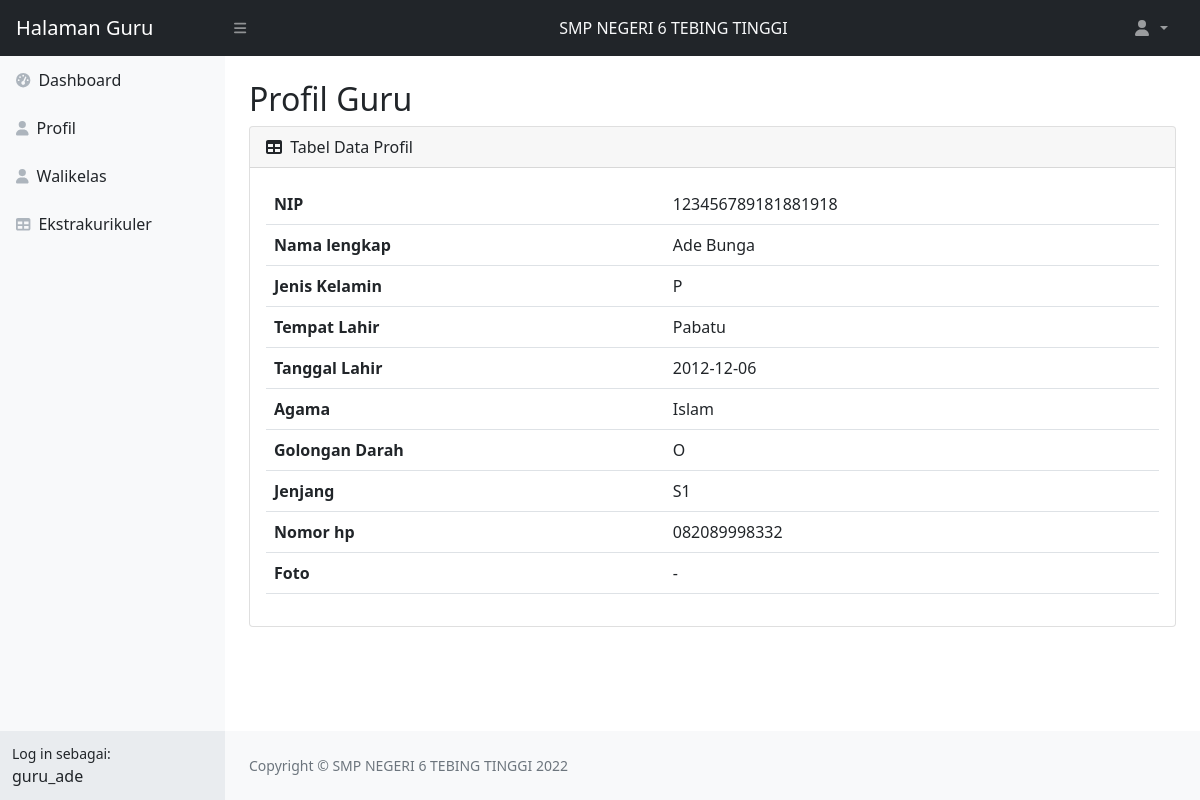
Page /web_app/guru/profile.php (signed in) on the committed database.
### tables this page shows
CREATE TABLE `akun_guru` (
  `id` int(11) NOT NULL,
  `id_guru` int(11) NOT NULL,
  `username` varchar(18) NOT NULL,
  `password` varchar(50) NOT NULL
);

CREATE TABLE `guru` (
  `id` int(11) NOT NULL,
  `nip` char(18) NOT NULL,
  `nama_lengkap` varchar(50) NOT NULL,
  `jenis_kelamin` enum('L','P') NOT NULL,
  `tempat_lahir` varchar(20) NOT NULL,
  `tanggal_lahir` date NOT NULL,
  `agama` enum('Islam','Katolik','Protestan','Buddha','Konghucu','Hindu') NOT NULL,
  `golongan_darah` enum('O','A','B','AB') NOT NULL,
  `jenjang` varchar(3) NOT NULL,
  `no_hp` char(15) NOT NULL,
  `foto` varchar(30) DEFAULT NULL
);

### web_app/guru/profile.php (the view, shortened to what this page needs)
<?php
    include 'koneksi.php';
    $guru = "SELECT a.username, g.nama_lengkap FROM akun_guru a JOIN guru g ON g.id = a.id_guru WHERE id_guru = '".$_SESSION['id_guru']."'";
    $data_guru = mysqli_query($koneksi, $guru);
    $get = mysqli_fetch_object($data_guru);
?>
<!DOCTYPE html>
<html lang="en">
    <head>
        <link href="https://cdn.jsdelivr.net/npm/simple-datatables@latest/dist/style.css" rel="stylesheet" />
        <link href="css/styles.css" rel="stylesheet" />
    </head>
    <body class="sb-nav-fixed">
        <?php
            include 'topnavbar.php';
            include 'sidebar.php';
        ?>
        <div id="layoutSidenav_content">
            <main>
                <div class="container-fluid px-4">
                    <h2 class="mt-4">Profil Guru</h2>
                    <div class="card mb-4">
                        <div class="card-header">
                            <i class="fas fa-table me-1"></i>
                            Tabel Data Profil
                        </div>
                        <div class="card-body">
                            <table class="table">
                            <?php
                                $dataguru = "SELECT nip, nama_lengkap, jenis_kelamin, tempat_lahir, tanggal_lahir, agama, golongan_darah, jenjang, no_hp, foto FROM guru WHERE id = '".$_SESSION['id_guru']."'";
                                $guru=mysqli_query($koneksi, $dataguru);
                                $data = mysqli_fetch_array($guru);
                            ?>
                                <tbody>
                                    <tr>
                                        <th>NIP</th>
                                        <td><?php echo $data['nip']?></td>
                                    </tr>
                                    <tr>
                                        <th>Nama lengkap</th>
                                        <td><?php echo $data['nama_lengkap']?></td>
                                    </tr>
                                    <tr>
                                        <th>Jenis Kelamin</th>
                                        <td><?php echo $data['jenis_kelamin']?></td>
                                    </tr>
                                    <tr>
                                        <th>Tempat Lahir</th>
                                        <td><?php echo $data['tempat_lahir']?></td>
                                    </tr>
                                    <tr>
                                        <th>Tanggal Lahir</th>
                                        <td><?php echo $data['tanggal_lahir']?></td>
                                    </tr>
                                    <tr>
                                        <th>Agama</th>
                                        <td><?php echo $data['agama']?></td>
                                    </tr>
                                    <tr>
                                        <th>Golongan Darah</th>
                                        <td><?php echo $data['golongan_darah']?></td>
                                    </tr>
                                    <tr>
                                        <th>Jenjang</th>
                                        <td><?php echo $data['jenjang']?></td>
                                    </tr>
                                    <tr>
                                        <th>Nomor hp</th>
                                        <td><?php echo $data['no_hp']?></td>
                                    </tr>
                                    <tr>
                                        <th>Foto</th>
                                        <?php
                                            if (empty($data['foto'])){
                                        ?>
                                            <td> - </td>
                                        <?php } else{ ?>
                                            <td><img src="../admin/gambar/<?php echo $data['foto']?>" width="50px"></td>
                                        <?php } ?>
                                    </tr>
                                </tbody>
                            </table>
                        </div>
                    </div>
                </div>
            </main>
            <?php
                include 'footer.php';
            ?>
        </div>
    </div>
</body>
</html>

### web_app/guru/sidebar.php (shortened to what this page needs)
<div id="layoutSidenav">
            <div id="layoutSidenav_nav">
                <nav class="sb-sidenav accordion sb-sidenav-light" id="sidenavAccordion">
                    <div class="sb-sidenav-menu">
                        <div class="nav">
                            <a class="nav-link" href="index.php">
                                <div class="sb-nav-link-icon"><i class="fas fa-tachometer-alt"></i></div>
                                Dashboard
                            </a>
                            <a class="nav-link" href="profile.php">
                                <div class="sb-nav-link-icon"><i class="fas fa-user"></i></div>
                                Profil
                            </a>
                            <a class="nav-link" href="walikelas.php">
                                <div class="sb-nav-link-icon"><i class="fas fa-user"></i></div>
                                Walikelas
                            </a>
                            <a class="nav-link" href="ekstrakurikuler.php">
                                <div class="sb-nav-link-icon"><i class="fas fa-table"></i></div>
                                Ekstrakurikuler
                            </a>
                        </div>
                    </div>
                    <div class="sb-sidenav-footer">
                        <div class="small">Log in sebagai:</div>
                        <?php echo $get->username ?>
                    </div>
                </nav>
            </div>

### rows in the picture
akun_guru: username "guru_ade"
guru: nip "123456789181881918", nama_lengkap "Ade Bunga", jenis_kelamin "P", tempat_lahir "Pabatu", tanggal_lahir "2012-12-06", agama "Islam", golongan_darah "O", jenjang "S1", no_hp "082089998332"
